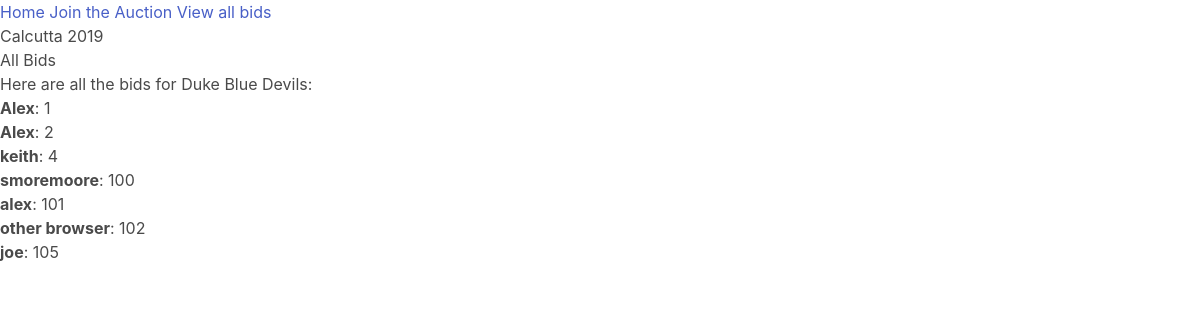
The app's page /view/, older data.
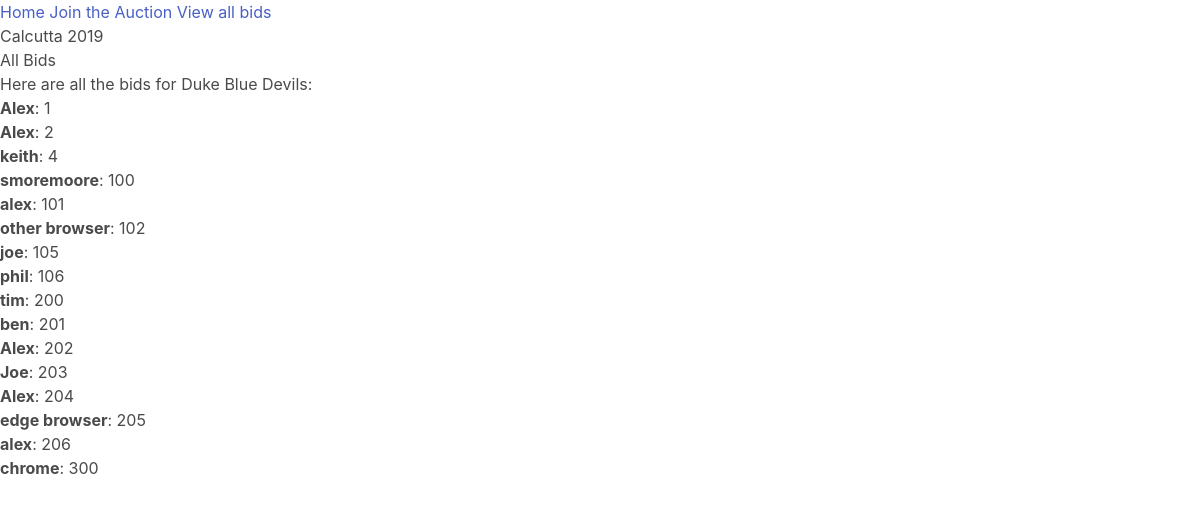
The same page, newer data.
### model.py (models this page shows)
class BaseModel(Model):
    class Meta:
        database = database

class Team(BaseModel):
    team = CharField(max_length=30, unique=True)

class Bid(BaseModel):
    participant = CharField(max_length=30)
    team_bid = ForeignKeyField(Team)
    bid_amount = IntegerField()
    bid_time_stamp = DateTimeField(primary_key=True)

### main.py (the view)
@app.route('/view/')
def view():
    all_teams = Team.select()
    all_bids = Bid.select().where(Bid.team_bid == all_teams[0]).order_by(Bid.bid_amount)
    return render_template('view.jinja2', all_teams=all_teams, bids=all_bids)

### templates/view.jinja2
{% extends 'base.jinja2' %}
{% block subtitle %}All Bids{% endblock subtitle %}
{% block content %}
{% for team in all_teams %}
    <p>Here are all the bids for {{ team.team }}:</p>
    <ul>
        {% for bid in bids %}
            <li><b>{{ bid.participant }}</b>: {{ bid.bid_amount }}</li>
        {% endfor %}
    </ul>
{% endfor %}
{% endblock content %}

### templates/base.jinja2 (shortened to what this page needs)
<html>
<head>
<link rel="stylesheet" href="https://cdnjs.cloudflare.com/ajax/libs/bulma/0.6.0/css/bulma.min.css">
</head>
<body>
    <nav>
        <a id="home" href="{{url_for('home') }}">Home</a>
        <a id="auction" href="{{url_for('auction') }}">Join the Auction</a>
        <a id="view" href="{{url_for('view') }}">View all bids</a>
    </nav>
	<h1>Calcutta 2019</h1>
	<h2>{% block subtitle %} {% endblock subtitle %}</h2>
	{% block content %} {% endblock content %}
</body>
</html>

Row changes from the older to the newer data that the page shows:
added Bid: participant "phil", bid_amount "106"
added Bid: participant "tim", bid_amount "200"
added Bid: participant "ben", bid_amount "201"
added Bid: participant "Alex", bid_amount "202"
added Bid: participant "Joe", bid_amount "203"
added Bid: participant "Alex", bid_amount "204"
added Bid: participant "edge browser", bid_amount "205"
added Bid: participant "alex", bid_amount "206"
added Bid: participant "chrome", bid_amount "300"
